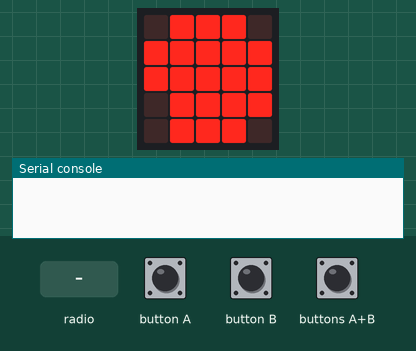
Simulated run of this program. Board: BBC micro:bit (MakeCode). Parts: the board's 5×5 LED display, the last lines printed to the serial console. Inputs (shaded band) come from the test bench. Random numbers come from a fixed seed; no radio messages arrive unless stated (any console line starting 'radio sent:' is added by the test bench).

Above: at 1.2 s.
1.3 s: button A pressed for 0.15 s
At 2.1 s:
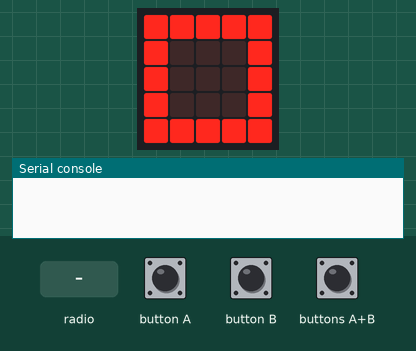
3.1 s: buttons A+B pressed for 0.15 s
At 4.0 s:
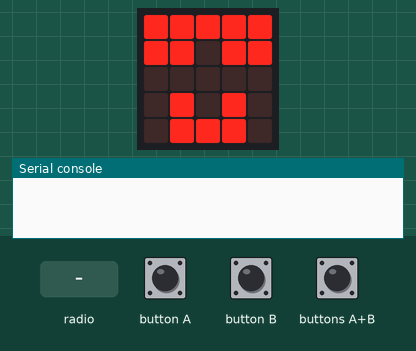
5.6 s: buttons A+B pressed for 1 s
At 7.0 s:
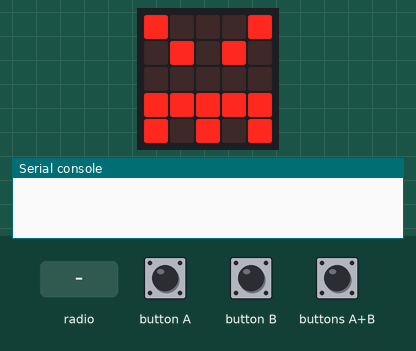
8.7 s: button A pressed for 0.15 s
At 9.4 s:
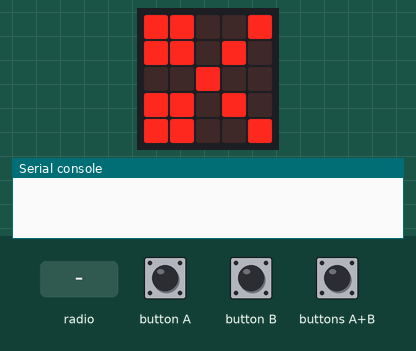
10.5 s: button B pressed for 0.15 s
12.1 s: radio message "1" arrives
At 15.9 s:
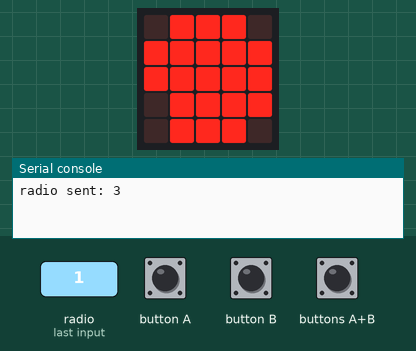
Timing chart, 0 to 16.1 s (numbered marks = the images above; inputs shaded):
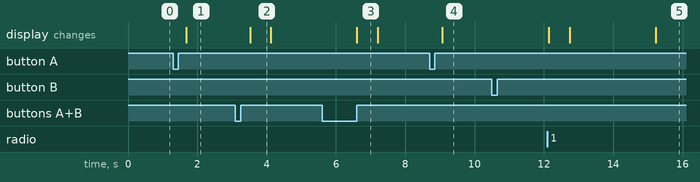

The program:

main.ts
```typescript
/**
 * 1 Piedra
 *
 * 2 Papel
 *
 * 3 Tijera
 */
radio.onReceivedNumber(function (receivedNumber) {
    if (recibir == 0) {
        recibir += 1
        tirada_2 = receivedNumber
    }
})
input.onButtonPressed(Button.A, function () {
    Tirada += 1
    if (Tirada > 3) {
        Tirada = 1
    }
})
input.onButtonPressed(Button.AB, function () {
    tirada_2 = randint(1, 3)
    if (Tirada == tirada_2) {
        basic.showIcon(IconNames.Meh)
    } else if (Tirada == 1 && tirada_2 == 3) {
        basic.showIcon(IconNames.Fabulous)
    } else if (Tirada == tirada_2 + 1) {
        basic.showIcon(IconNames.Fabulous)
    } else {
        basic.showIcon(IconNames.Angry)
    }
})
input.onButtonPressed(Button.B, function () {
    if (enviar == 0) {
        enviar += 1
        radio.sendNumber(Tirada)
    }
})
let tirada_2 = 0
let enviar = 0
let recibir = 0
let Tirada = 0
Tirada = 1
radio.setGroup(2)
recibir = 0
enviar = 0
basic.forever(function () {
    if (enviar == 1 && recibir == 1) {
        if (Tirada == tirada_2) {
            basic.showIcon(IconNames.Meh)
        } else if (Tirada == 1 && tirada_2 == 3) {
            basic.showIcon(IconNames.Fabulous)
        } else if (Tirada == tirada_2 + 1) {
            basic.showIcon(IconNames.Fabulous)
        } else {
            basic.showIcon(IconNames.Angry)
        }
        basic.pause(2000)
        enviar = 0
        recibir = 0
        Tirada = 1
        tirada_2 = 0
    }
})
basic.forever(function () {
    if (Tirada == 1) {
        basic.showLeds(`
            . # # # .
            # # # # #
            # # # # #
            . # # # #
            . # # # .
            `)
    } else if (Tirada == 2) {
        basic.showIcon(IconNames.Square)
    } else {
        basic.showIcon(IconNames.Scissors)
    }
})
```

test.ts
```typescript
// aquí va el archivo "tests"; esto no se compilará cuando este paquete se utilice como una extensión.
```

Measured:
- after the input at 1.3 s, the display: changes after 0.38 s (image 1)
- after the input at 3.1 s, the display: changes after 0.42 s (image 2)
- after the input at 5.6 s, the display: changes after 1.0 s (image 3)
- after the input at 8.7 s, the display: changes after 0.36 s (image 4)
- after the input at 12.1 s, the display: first changes at once (image 5 shows a later state)
- what the display in image 2 shows lasts 0.6 s, from 3.5 s to 4.1 s
